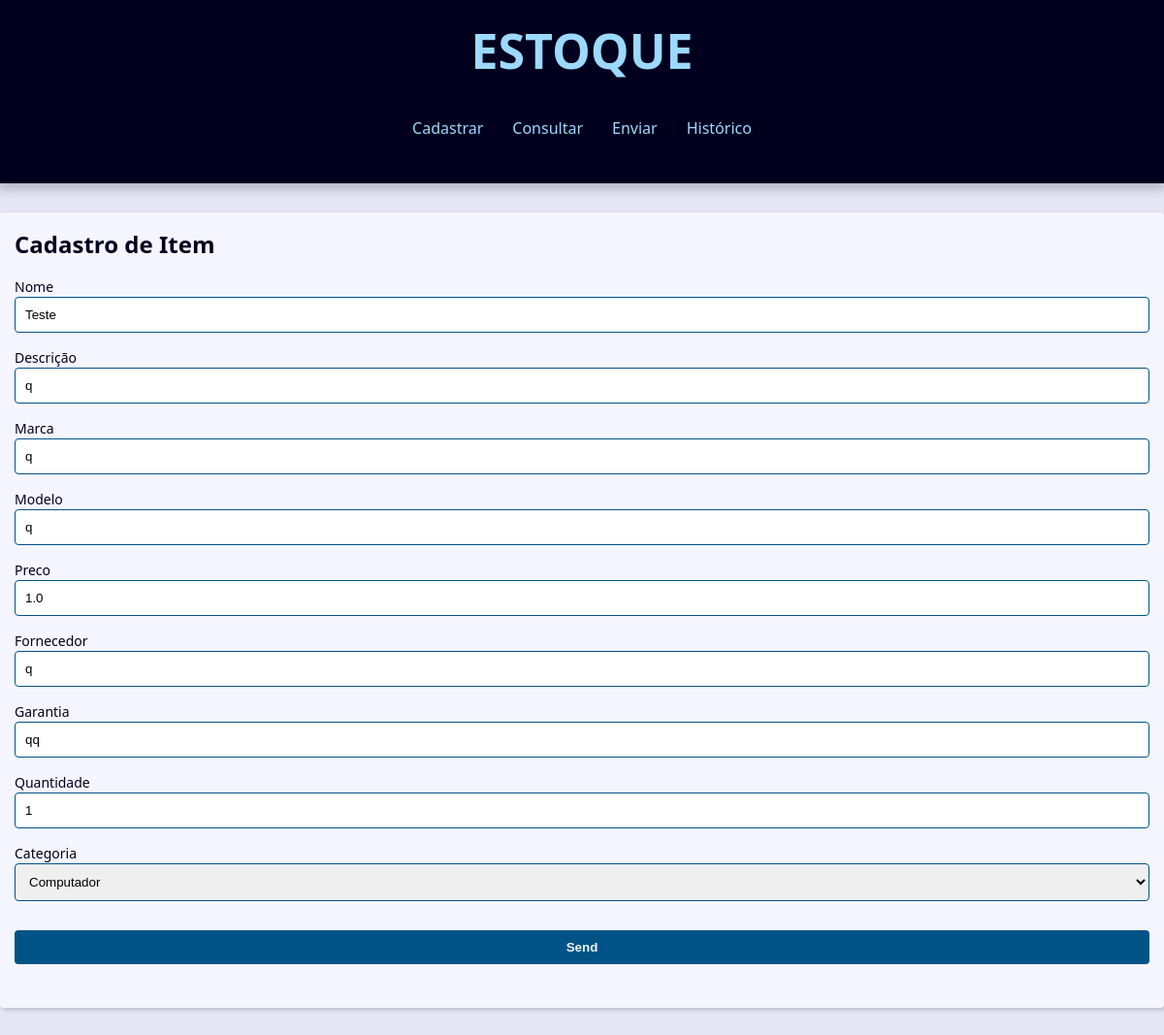
Page /stock/1/atualizar on the committed database.
### stock/models.py (models this page shows)
class Materias(models.Model):
    name = models.CharField(max_length=70)
    description = models.CharField(max_length=255,blank=True)
    marca = models.CharField(max_length=30)
    modelo = models.CharField(max_length=150,blank=True)
    data = models.DateTimeField(default=timezone.now)
    preco = models.FloatField()
    fornecedor = models.CharField(max_length=40)
    garantia = models.CharField(max_length=40)
    quantidade = models.IntegerField()
    categoria = models.ForeignKey(
        Categoria,
        on_delete=models.SET_NULL,
        blank=True,
        null=True,
    )
    def __str__(self) -> str:
        return f'{self.name}'

### stock/views/stock_views.py (the view, shortened to what this page needs)
# urls.py: path('stock/<int:id_item>/atualizar',views.atualizar, name='atualizar'),
def atualizar(request,id_item):
    print(id_item)
    item = get_object_or_404(Materias,pk=id_item)
    print(item)
    action = reverse('stock:atualizar',args=(id_item,))
    print(action)
    contexto = {
        'formulario': MateriasForm(instance=item)
    }
    return render(
        request,
        'stock/cadastrar.html',
        contexto
    )

### stock/forms.py
class MateriasForm(forms.ModelForm):
    name = forms.CharField(label='Nome')
    description = forms.CharField(label='Descrição')
    class Meta:
        model = models.Materias
        fields = (
            'name','description','marca','modelo','preco','fornecedor',
            'garantia','quantidade','categoria',
        )

### stock/models.py (called while the page is built)
    def __str__(self) -> str:
        return f'{self.name}'

### stock/templates/stock/cadastrar.html (shortened to what this page needs)
{% extends 'global/base.html' %}
{% block content %}
    <h2>Cadastro de Item</h2>
    <form
    action= "{{action}}"
    method="POST"
    >
    <div class="form-content">
        {% for field in formulario  %}
            <div class="form-group">
            <label for="{{field.id_for_label}}">{{field.label}}</label>
                {{field}}
            </div>
        {%endfor%}
    <div class="form-content">
        <div class="form-group">
        <button class="btn" type="submit">Send</button>
        </div>
    </div>
    </form>
{% endblock content %}

### base_static/global/css/style.css (style rules this page uses)
:root { --spacing: 1.5rem; --link-dark-color: rgb(0, 83, 134); --link-light-color: rgb(156, 217, 255); --clr-white: rgb(245, 245, 255); --clr-black: rgb(0, 0, 30); --clr-light-gray: rgb(230, 230, 245); --clr-dark-shadow-5: rgba(0, 0, 10, 5%); --clr-dark-shadow-10: rgba(0, 0, 10, 10%); --clr-dark-shadow-20: rgba(0, 0, 10, 20%); --clr-light-shadow-5: rgba(200, 200, 255, 5%); --clr-light-shadow-10: rgba(200, 200, 255, 10%); --clr-light-shadow-20: rgba(200, 200, 255, 20%); --main-page-width: 120rem; --table-min-width: 60rem; --biggest-font-size: 5rem; --bigger-font-size: 4rem; --big-font-size: 3.2rem; --medium-font-size: 2.4rem; --small-font-size: 1.6rem; --smaller-font-size: 1.4rem; --smallest-font-size: 1.2rem; --transition-fast: 300ms; --transition-medium: 600ms; --transition-slow: 1s; --default-border-radius: 4px; }
*, *::before, *::after { margin: 0; padding: 0; box-sizing: border-box; }
html { font-size: 62.5%; }
body { font-family: system-ui, -apple-system, BlinkMacSystemFont, 'Segoe UI', Roboto, Oxygen, Ubuntu, Cantarell, 'Open Sans', 'Helvetica Neue', sans-serif; line-height: 1.5; font-size: var(--small-font-size); color: var(--clr-black); -webkit-font-smoothing: antialiased; background: var(--clr-light-gray); }
.form-content { margin: var(--spacing) 0; }
.form-group { display: flex; flex-direction: column; padding-bottom: var(--spacing); }
.form-group input, .form-group textarea, .form-group select { padding: 1rem; border-radius: var(--default-border-radius); border: 1px solid var(--link-dark-color); }
.form-group label { font-size: var(--smaller-font-size); }
.btn { background-color: var(--link-dark-color); color: var(--clr-white); font-weight: bold; border: none; padding: 1rem 2rem; border-radius: var(--default-border-radius); cursor: pointer; transition: filter var(--transition-fast) ease-in-out; }
select::after { content: '\25BC'; position: absolute; top: 50%; right: 10px; transform: translateY(-50%); color: white; pointer-events: none; }

### rows in the picture
Materias: formulario "Teste" "q" "q" "q" "1.0" "q" "qq" "1" "Computador"

### other values in the picture
{{ field.label }} "Nome" "Descrição" "Marca" "Modelo" "Preco" "Fornecedor" "Garantia" "Quantidade" "Categoria"
